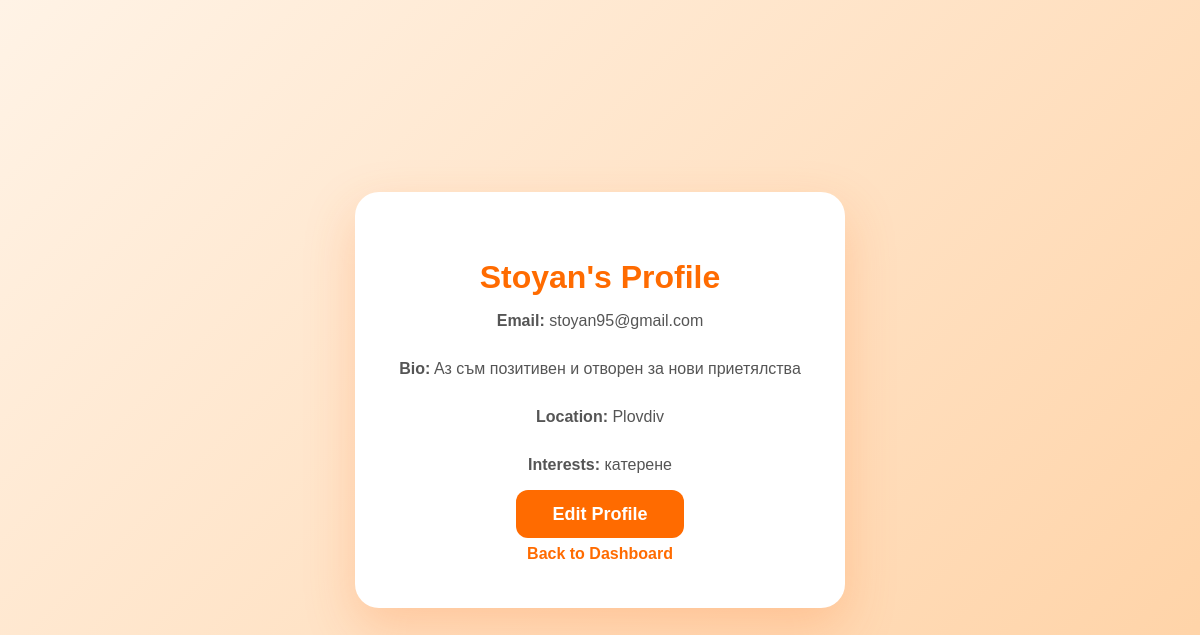
Screenshot of /profile/ (signed in) with the database file from the repository.
### accounts/models.py (models this page shows, shortened)
class Profile(models.Model):
    user = models.OneToOneField(User, on_delete=models.CASCADE)
    bio = models.TextField(blank=True)
    location = models.CharField(max_length=100, blank=True)
    interests = models.CharField(max_length=200, blank=True)
    profile_picture = models.ImageField(
        upload_to="profiles/",
        blank=True,
        null=True
    )

### accounts/views.py (the view)
# urls.py: path("profile/", views.profile_view, name="profile"),
@login_required
def profile_view(request):
    profile, created = Profile.objects.get_or_create(
        user=request.user
    )
    return render(request, "accounts/profile.html", {
        "profile": profile
    })

### accounts/templates/accounts/profile.html (shortened to what this page needs)
{% extends "base.html" %}
{% block content %}
<div class="center-page">
    <div class="auth-card">
        <h1>{{ request.user.username }}'s Profile</h1>
        <p><strong>Email:</strong> {{ request.user.email }}</p>
        <p><strong>Bio:</strong> {{ profile.bio|default:"No bio yet." }}</p>
        <p><strong>Location:</strong> {{ profile.location|default:"No location yet." }}</p>
        <p><strong>Interests:</strong> {{ profile.interests|default:"No interests yet." }}</p>
        <a href="{% url 'edit_profile' %}" class="btn btn-primary">
            Edit Profile
        </a>
        <a href="{% url 'dashboard' %}" class="link">
            Back to Dashboard
        </a>
    </div>
</div>
{% endblock %}

### accounts/static/css/style.css (style rules this page uses)
body { margin: 0; font-family: Arial, sans-serif; background: linear-gradient(135deg, #fff3e6, #ffd1a3); }
.center-page { min-height: 100vh; display: flex; justify-content: center; align-items: center; }
.btn { text-decoration: none; padding: 14px 36px; border-radius: 12px; font-size: 18px; font-weight: bold; }
.btn-primary { background: #ff6b00; color: white; }
.auth-card { background: white; width: 420px; padding: 45px 35px; border-radius: 24px; box-shadow: 0 20px 50px rgba(255, 120, 40, 0.25); text-align: center; }
.auth-card h1 { color: #ff6b00; margin-bottom: 10px; }
.auth-card p { color: #555; margin-bottom: 30px; }
.link { margin-top: 20px; display: block; color: #ff6b00; text-decoration: none; font-weight: bold; }

### rows the page displays
Profile: bio "Aз съм позитивен и отворен за нови приетялства", location "Plovdiv", interests "катерене"

### other values shown
{{ request.user.username }} "Stoyan"
{{ request.user.email }} "stoyan95@gmail.com"
